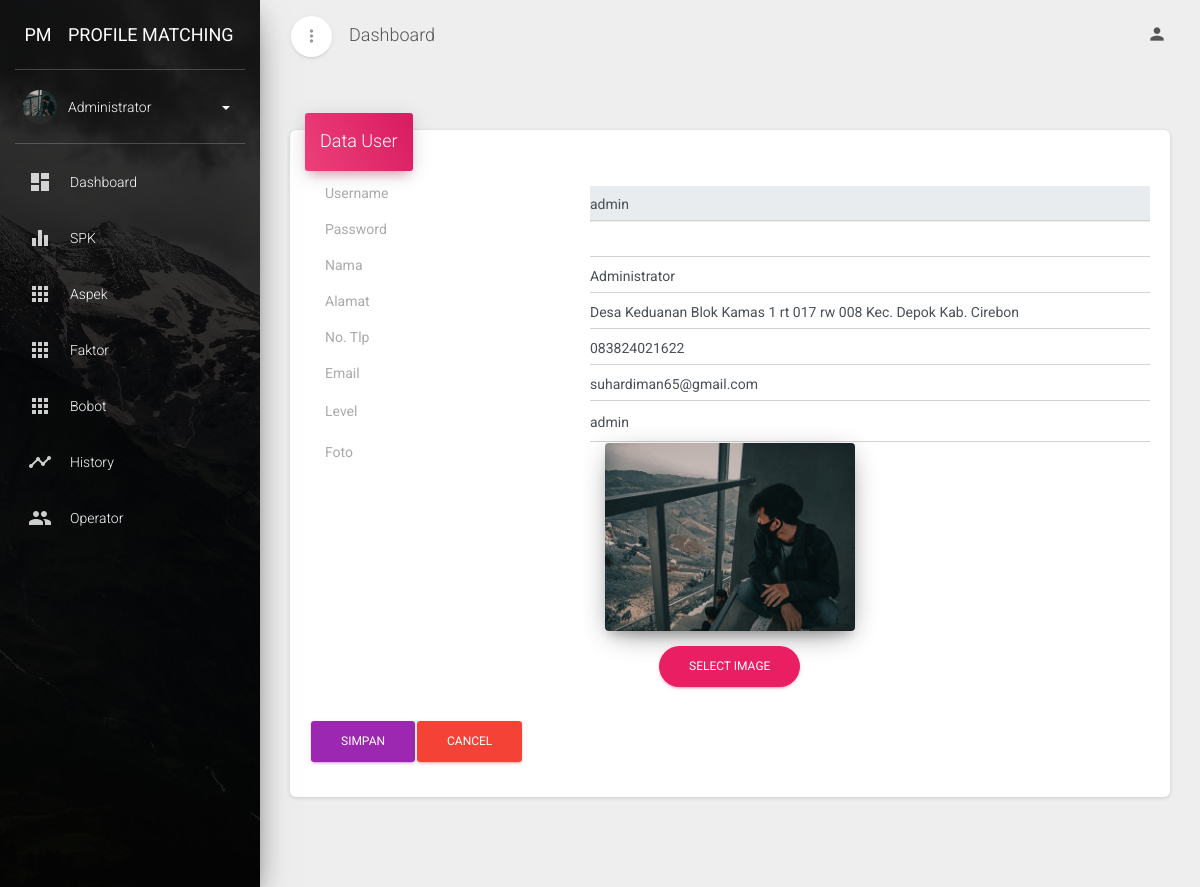
The app's page /dashboard.php?module=user&act=edit&id=1 (signed in) with its own data.
### tables this page shows
CREATE TABLE `user` (
  `id_user` int(11) NOT NULL,
  `username` varchar(50) NOT NULL,
  `password` varchar(50) NOT NULL,
  `nama` varchar(50) NOT NULL,
  `alamat` varchar(250) NOT NULL,
  `tlp` varchar(15) NOT NULL,
  `email` varchar(100) NOT NULL,
  `level` varchar(50) NOT NULL,
  `foto` varchar(100) NOT NULL,
  `aktif` char(1) NOT NULL,
  `verif_code` text NOT NULL,
  `is_verif` tinyint(1) NOT NULL DEFAULT 0
);

### modul/user/user.php (the view, shortened to what this page needs)
<?php
include "../../config/koneksi.php";
 ?>
<div class="row">
		<div class="col-md-12">
          <div class="card ">
								<?php
									switch($_GET["act"])
									{
											?>
										<?php
										case "edit" :
										$edit=mysqli_query($koneksi,"SELECT * FROM user WHERE id_user='$_GET[id]'");
    									$r=mysqli_fetch_array($edit);
    									?>
											<div class="card-header card-header-rose card-header-text">
								                  <div class="card-text">
								                    <h4 class="card-title">Data User</h4>
								                  </div>
								                </div>
								                <div class="card-body ">
														<form class="form" method="post" enctype="multipart/form-data" action="modul/user/aksi_user.php?module=user&act=update">
															<div class="content">
															    <div class="input-group">
																	<label class="col-sm-4 control-label text-left">Username</label>
																	<input type="text" name="username" placeholder="User Name" class='form-control' value="<?php echo $r[username] ?>" readonly>
																</div>
																<div class="input-group">
																	<label class="col-sm-4 control-label text-left">Password</label>
																	<input type="password" name="password" placeholder="" class='form-control'>
																</div>
																<div class="input-group">
																	<label class="col-sm-4 control-label text-left">Nama</label>
																	<input type="text" name="nama" placeholder="" class='form-control' value="<?php echo $r[nama] ?>" required>
																</div>
																<div class="input-group">
																	<label class="col-sm-4 control-label text-left">Alamat</label>
																	<input type="text" name="alamat" placeholder="" class='form-control' value="<?php echo $r[alamat] ?>" required>
																</div>
																<div class="input-group">
																	<label class="col-sm-4 control-label text-left">No. Tlp</label>
																	<input type="text" name="tlp" placeholder="" class='form-control' value="<?php echo $r[tlp] ?>" required>
																</div>
																<div class="input-group">
																	<label class="col-sm-4 control-label text-left">Email</label>
																	<input type="text" name="email" placeholder="" class='form-control' value="<?php echo $r[email] ?>" required>
																</div>
																<?php
																if($_SESSION["level"]=="admin")
																{
																	?>
																		<div class="input-group">
																			<label class="col-sm-4 control-label text-left">Level</label>
																			<select name="level" class="form-control" required="">
																				<option value="<?php echo $r[level] ?>"><?php echo $r[level] ?></option>
																			</select>
																		</div>
																	<?php
																}
																?>
																<div class="input-group">
																	<label class="col-sm-4 control-label text-left">Foto</label>
																	<div class="col-md-4 col-sm-4">
													                      <div class="fileinput fileinput-new text-center" data-provides="fileinput">
														                        <div class="fileinput-new thumbnail">
														                        	<?php
														                        		if($r["foto"]=="")
														                        		{
														                        			?>
														                        				<img src="assets/img/image_placeholder.jpg" alt="...">
														                        			<?php
														                        		}else{
														                        			?>
														                        				 <img src="./foto/<?php echo  $r['foto']?>" alt="...">
														                        			<?php
														                        		}
														                        	?>
														                        </div>
														                        <div>
															                          <span class="btn btn-rose btn-round btn-file">
															                            <span class="fileinput-new">Select image</span>
															                          </span>
														                        </div>
													                      </div>
												                    </div>
																</div>
															</div>
															<div class="footer text-center">
																<input type="submit" value="Simpan" class="btn btn-primary pull-left">
																<input name="action" type="button" value="Cancel" onclick="window.history.back();" class="btn btn-danger pull-left">
															</div>
														</form>
													</div>
										<?php
										break;
									}
								?>
					</div>
				</div>
			</div>

### records on screen
user: username "admin", nama "Administrator", alamat "Desa Keduanan Blok Kamas 1 rt 017 rw 008 Kec. Depok Kab. Cirebon", tlp "083824021622", email "suhardiman65@gmail.com", level "admin", foto (picture)

### other values on screen
$_SESSION["nama"] "Administrator"
